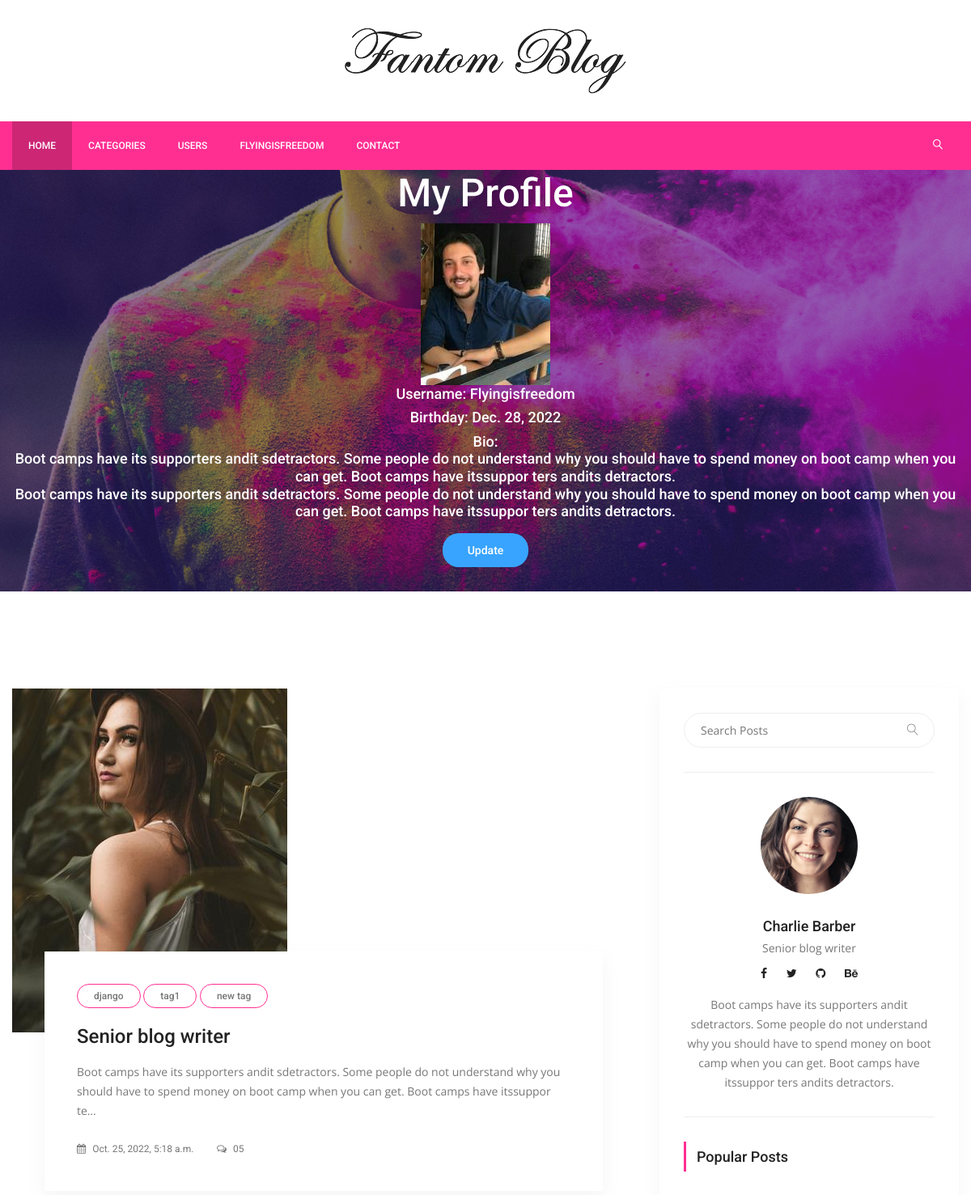
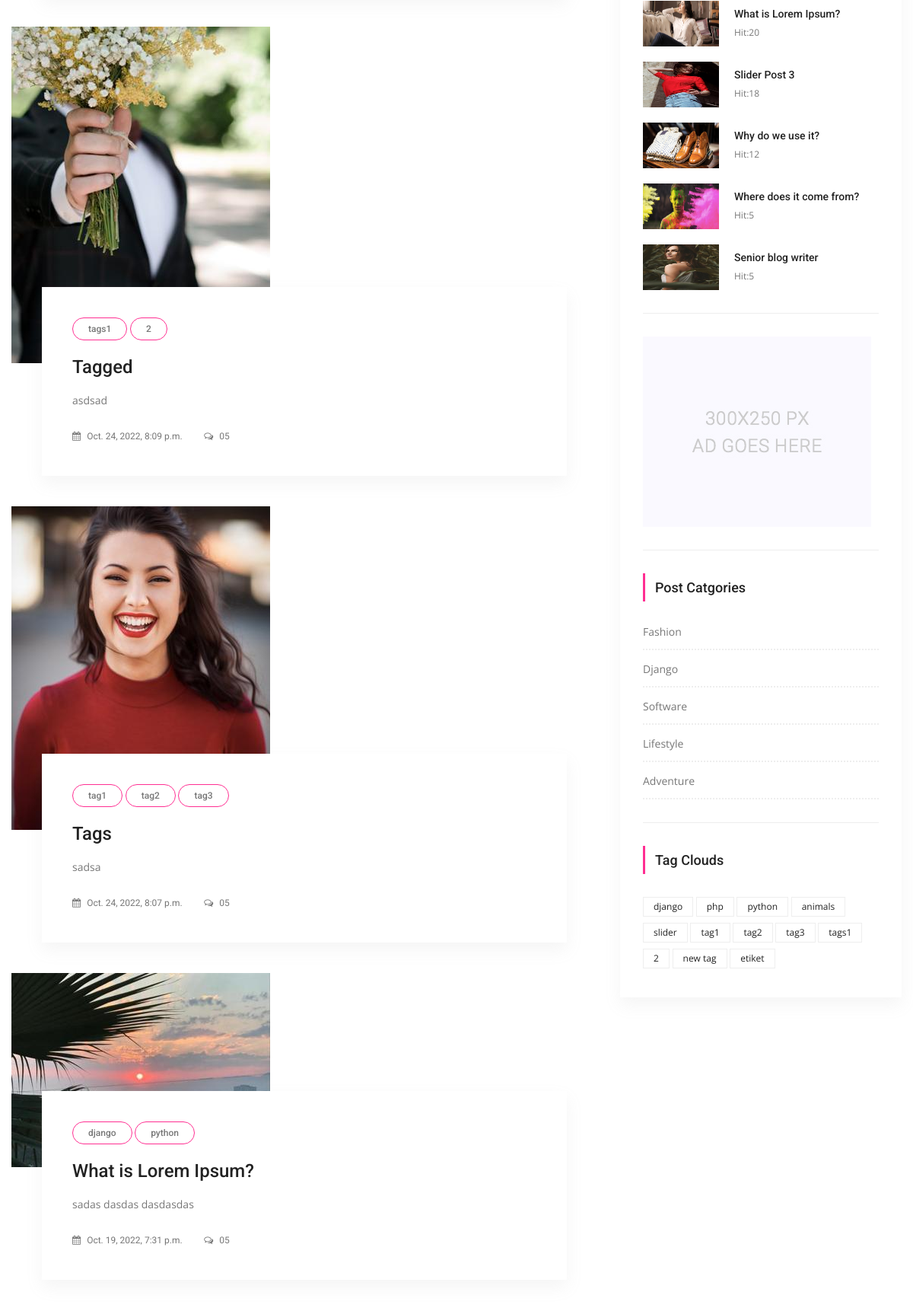
/users/myprofile/ (signed in, upper part), run on the app's committed database (2 pictures, top to bottom).
### users/models.py (models this page shows, shortened)
class UserProfile(models.Model):
    user = models.OneToOneField(settings.AUTH_USER_MODEL,on_delete=models.CASCADE)
    birth_day = models.DateField(null=True,blank=True)
    bio = models.TextField(max_length=1000,blank=True)
    image = models.ImageField(blank=True,null=True,default='users/django.png',upload_to='users',max_length=250)
    slug = models.SlugField(unique=True,editable=False)

### posts/models.py (models this page shows, shortened)
class Post(models.Model):
    title = models.CharField(max_length=150)
    content = models.TextField()
    publishing_date = models.DateTimeField(auto_now_add=True)
    image = models.ImageField(blank=True, null=True, upload_to='uploads/',default='uploads/blog-4.jpg')
    user = models.ForeignKey(settings.AUTH_USER_MODEL, on_delete=models.CASCADE, default=1)
    slug = models.SlugField(default="slug",editable=False)
    category = models.ForeignKey(Category,on_delete=models.CASCADE,default=1,related_name ='posts')
    tag = models.ManyToManyField(Tag,related_name="posts",blank=True)
    slider_posts = models.BooleanField(default=False)
    hit = models.PositiveIntegerField(default=0)

class Tag(models.Model):
    title = models.CharField(max_length=50)
    slug = models.SlugField(editable=False)
    def __str__(self):
        return self.title

class Category(models.Model):
    title = models.CharField(max_length=250)
    slug = models.SlugField(editable=False)

### users/views.py (the view)
# urls.py: path('myprofile/',UserProfileView.as_view(),name='myprofile'),
@method_decorator(login_required(login_url = 'users/login'), name='dispatch')
class UserProfileView(ListView):
    template_name = 'users/my-profile.html'
    model = Post
    context_object_name = 'userposts'
    paginate_by = 5
    def get_context_data(self, **kwargs):
        context = super(UserProfileView,self).get_context_data(**kwargs)
        context['userprofile'] = UserProfile.objects.get(user=self.request.user)
        return context
    def get_queryset(self):
        return Post.objects.filter(user=self.request.user).order_by('-id')

### posts/templatetags/custom_tags.py (called while the page is built)
@register.simple_tag(name="categories")
def all_categories():
    return Category.objects.all()

@register.simple_tag(name="tags")
def all_tags():
    return Tag.objects.all()

@register.simple_tag(name="hit_posts")
def hit_posts():
    return Post.objects.order_by('-hit')[:5]

### templates/users/my-profile.html (shortened to what this page needs)
{% extends 'base.html' %}
{% load static %}
{% block content %}
        <section class="banner_area">
            <div class="banner_inner d-flex align-items-center">
				<div class="container">
					<div class="banner_content text-center">
						<h2>My Profile</h2>
						<div class="page_link">
							<img src="{{ userprofile.image.url }}">
							<h4 style="color:white">Username: {{userprofile.user.username|title }}</h4>
							<h4 style="color:white">Birthday: {{userprofile.birth_day }}</h4>
							<h4 style="color:white">Bio: {{userprofile.bio|linebreaks }}</h4>
							<a href="{% url 'users:update_profile' slug=userprofile.slug %}" class="genric-btn info circle" style="margin-bottom:30px"> Update</a>
					</div>
				</div>
            </div>
        </section>
        <section class="blog_area p_120">
            <div class="container">
                <div class="row">
                    <div class="col-lg-8">
                        <div class="blog_left_sidebar">
                            {% for post in userposts %}
                            <article class="blog_style1">
                            	<div class="blog_img">
                            		<img class="img-fluid" src="{{ post.image.url }}" alt="">
                            	</div>
                            	<div class="blog_text">
									<div class="blog_text_inner">
										{% for tag in post.tag.all %}
										<a class="cat" href="{% url 'tag_detail' slug=tag.slug %}">{{ tag.title }}</a>
										{% endfor %}
										<a href="{% url 'detail' pk=post.id slug=post.slug %}"><h4>{{ post.title}}</h4></a>
										<p>{{ post.content | truncatechars:175 }}</p>
										<div class="date">
											<a href="#"><i class="fa fa-calendar" aria-hidden="true"></i> {{ post.publishing_date }}</a>
											<a href="#"><i class="fa fa-comments-o" aria-hidden="true"></i> 05</a>
										</div>
									</div>
                            	</div>
                            </article>
                            {% endfor %}
                        </div>
                    </div>
                   {% include 'right_side.html' %}
                </div>
            </div>
        </section>
      {% endblock %}

### templates/base.html (shortened to what this page needs)
{% load static %}
{% load custom_tags %}
<!doctype html>
<html lang="en">
    <head>
        <link rel="stylesheet" href="{% static "css/bootstrap.css" %}">
        <link rel="stylesheet" href="{% static "vendors/linericon/style.css" %}">
        <link rel="stylesheet" href="{% static "css/font-awesome.min.css" %}">
        <link rel="stylesheet" href="{% static "vendors/owl-carousel/owl.carousel.min.css" %}">
        <link rel="stylesheet" href="{% static "vendors/lightbox/simpleLightbox.css" %}">
        <link rel="stylesheet" href="{% static "vendors/nice-select/css/nice-select.css" %}">
        <link rel="stylesheet" href="{% static "vendors/animate-css/animate.css" %}">
        <link rel="stylesheet" href="{% static "vendors/jquery-ui/jquery-ui.css" %}">
        <link rel="stylesheet" href="{% static "css/style.css" %}">
        <link rel="stylesheet" href="{% static "css/responsive.css" %}">
    </head>
    <body>
        <header class="header_area">
            <div class="logo_part">
            	<div class="container">
            		<a class="logo" href="{% url 'index' %}"><img src="{% static "img/logo.png" %}" alt=""></a>
            	</div>
            </div>
			<div class="main_menu">
				<nav class="navbar navbar-expand-lg navbar-light">
					<div class="container">
						<div class="collapse navbar-collapse offset" id="navbarSupportedContent">
							<ul class="nav navbar-nav menu_nav">
								<li class="nav-item active"><a class="nav-link" href="{% url 'index' %}">Home</a></li>
                                <li class="nav-item submenu dropdown">
									<a href="#" class="nav-link dropdown-toggle" data-toggle="dropdown" role="button" aria-haspopup="true" aria-expanded="false">Categories</a>
                                        {% categories as categories %}
								</li>
								<li class="nav-item"><a class="nav-link" href="{% url 'users:user_list' %}">Users</a></li>
								{% if user.is_authenticated %}
								<li class="nav-item submenu dropdown">
									<a href="#" class="nav-link dropdown-toggle" data-toggle="dropdown" role="button" aria-haspopup="true" aria-expanded="false">{{ user.username }}</a>
								</li>
                                {% else %}
								<li class="nav-item"><a class="nav-link" href="{% url 'users:login' %}">Login</a></li>
								<li class="nav-item"><a class="nav-link" href="{% url 'users:register' %}">Register</a></li>
                                {% endif %}
                                <li class="nav-item"><a class="nav-link" href="#">Contact</a></li>
                            </ul>
							<ul class="nav navbar-nav navbar-right ml-auto">
								<li class="nav-item"><a href="#" class="search"><i class="lnr lnr-magnifier"></i></a></li>
							</ul>
						</div>
					</div>
				</nav>
			</div>
        </header>
    {% block content %}
	{% endblock %}
    </body>
</html>

### templates/right_side.html (shortened to what this page needs)
{% load static %}
{% load custom_tags %}
<div class="col-lg-4">
                        <div class="blog_right_sidebar">
                            <aside class="single_sidebar_widget search_widget">
                                <form action="{% url 'search' %}" method = "get">
                                <div class="input-group">
                                    <input type="text" class="form-control" placeholder="Search Posts" name="q">
                                    <span class="input-group-btn">
                                        <button class="btn btn-default" type="button"><i class="lnr lnr-magnifier"></i></button>
                                    </span>
                                </div></form>
                                <div class="br"></div>
                            </aside>
                            <aside class="single_sidebar_widget author_widget">
                                <img class="author_img rounded-circle" src="{% static "img/blog/author.png" %}" alt="">
                                <h4>Charlie Barber</h4>
                                <p>Senior blog writer</p>
                                <div class="social_icon">
                                    <a href="#"><i class="fa fa-facebook"></i></a>
                                    <a href="#"><i class="fa fa-twitter"></i></a>
                                    <a href="#"><i class="fa fa-github"></i></a>
                                    <a href="#"><i class="fa fa-behance"></i></a>
                                </div>
                                <p>Boot camps have its supporters andit sdetractors. Some people do not understand why you should have to spend money on boot camp when you can get. Boot camps have itssuppor ters andits detractors.</p>
                                <div class="br"></div>
                            </aside>
                            <aside class="single_sidebar_widget popular_post_widget">
                                <h3 class="widget_title">Popular Posts</h3>
                                {% hit_posts as posts %}
                                {% for post in posts %}
                                <div class="media post_item">
                                    <img src="{{ post.image.url }}" alt="post"style="width:100px;height:60px">
                                    <div class="media-body">
                                        <a href="{% url 'detail' pk=post.pk slug=post.slug %}"><h3>{{ post.title }}</h3></a>
                                        <p>Hit:{{ post.hit }}</p>
                                    </div>
                                </div>
                                {% endfor %}
                                <div class="br"></div>
                            </aside>
                            <aside class="single_sidebar_widget">
                                <a href="#"><img class="img-fluid" src="{% static "img/blog/add.jpg" %}" alt=""></a>
                                <div class="br"></div>
                            </aside>
                            <aside class="single_sidebar_widget post_category_widget">
                                <h4 class="widget_title">Post Catgories</h4>
                                <ul class="list cat-list">
                                    {% categories as categories %}
                                    {% for category in categories %}
                                    <li>
                                        <a href="{% url 'category_detail' pk=category.id slug=category.slug %}" class="d-flex justify-content-between">
                                            <p>{{ category.title }}</p>
                                        </a>
                                    </li>
                                    {% endfor %}
                                </ul>
                                <div class="br"></div>
                            </aside>
                            <aside class="single-sidebar-widget tag_cloud_widget">
                                <h4 class="widget_title">Tag Clouds</h4>
                                <ul class="list">
                                    {% tags as tags %}
                                    {% for tag in tags %}
                                    <li><a href="{% url 'tag_detail' tag.slug %}">{{ tag }}</a></li>
                                    {% endfor %}
                                </ul>
                            </aside>
                        </div>
                    </div>

### static/css/responsive.css (style rules this page uses)
@media (max-width:1619px) { .header_area .navbar .search { margin-left: 40px; } }

### data on the page
UserProfile: image (picture), user.username "Flyingisfreedom", birth_day "Dec. 28, 2022", bio "Boot camps have its supporters andit sdetractors. Some people do not understand why you should have to spend money on boot camp when you can get. Boot camps have itssuppor ters andits detractors. Boot camps have its supporters andit sdetractors. Some people do not understand why you should have to spend money on boot camp when you can get. Boot camps have itssuppor ters andits detractors."
Post: image (picture), title "Senior blog writer", content "Boot camps have its supporters andit sdetractors. Some people do not understand why you should have to spend money on boot camp when you can get. Boot camps have itssuppor te…", publishing_date "Oct. 25, 2022, 5:18 a.m.", hit "5"
Tag: title "django"
Tag: title "tag1"
Tag: title "new tag"
Post: image (picture), title "Tagged", content "asdsad", publishing_date "Oct. 24, 2022, 8:09 p.m."
Tag: title "tags1"
Tag: title "2"
Post: image (picture), title "Tags", content "sadsa", publishing_date "Oct. 24, 2022, 8:07 p.m."
Tag: title "tag2"
Tag: title "tag3"
Post: image (picture), title "What is Lorem Ipsum?", content "sadas dasdas dasdasdas", publishing_date "Oct. 19, 2022, 7:31 p.m."
Tag: title "python"
Post: image (picture), title "What is Lorem Ipsum?", hit "20"
Post: image (picture), title "Slider Post 3", hit "18"
Post: image (picture), title "Why do we use it?", hit "12"
Post: image (picture), title "Where does it come from?", hit "5"
Category: title "Fashion"
Category: title "Django"
Category: title "Software"
Category: title "Lifestyle"
Category: title "Adventure"
Tag: title "php"
Tag: title "animals"
Tag: title "slider"
Tag: title "etiket"

### other printed values
{{ user.username }} "FLYINGISFREEDOM"
